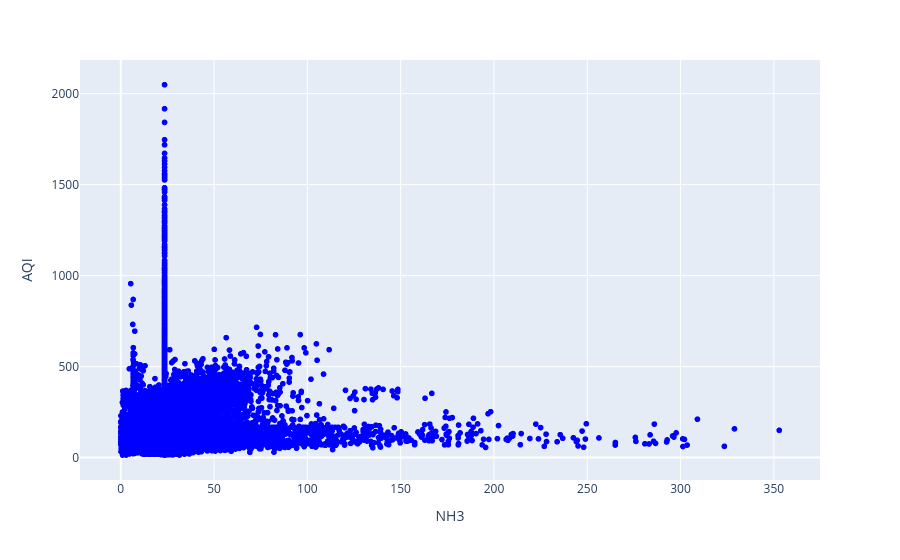

Notebook code cell kept with this figure:
### Code cell
fig = px.scatter(df2, x="NH3", y="AQI", color_discrete_sequence=['blue'])

fig.show()

### Figure 1 — Plotly figure (JSON) as saved in the notebook; plotly's stock layout.template omitted (floating-point values rounded to 4 significant figures; data arrays with more than 128 entries replaced by an {"elided": "..."} marker saying what was removed)
{"data": [{"hovertemplate": "NH3=%{x}<br>AQI=%{y}<extra></extra>", "legendgroup": "", "marker": {"color": "blue", "symbol": "circle"}, "mode": "markers", "name": "", "showlegend": false, "type": "scattergl", "x": {"elided": "29531 float values"}, "xaxis": "x", "y": {"elided": "29531 float values"}, "yaxis": "y"}], "layout": {"legend": {"tracegroupgap": 0}, "margin": {"t": 60}, "xaxis": {"anchor": "y", "domain": [0, 1], "title": {"text": "NH3"}}, "yaxis": {"anchor": "x", "domain": [0, 1], "title": {"text": "AQI"}}}}
